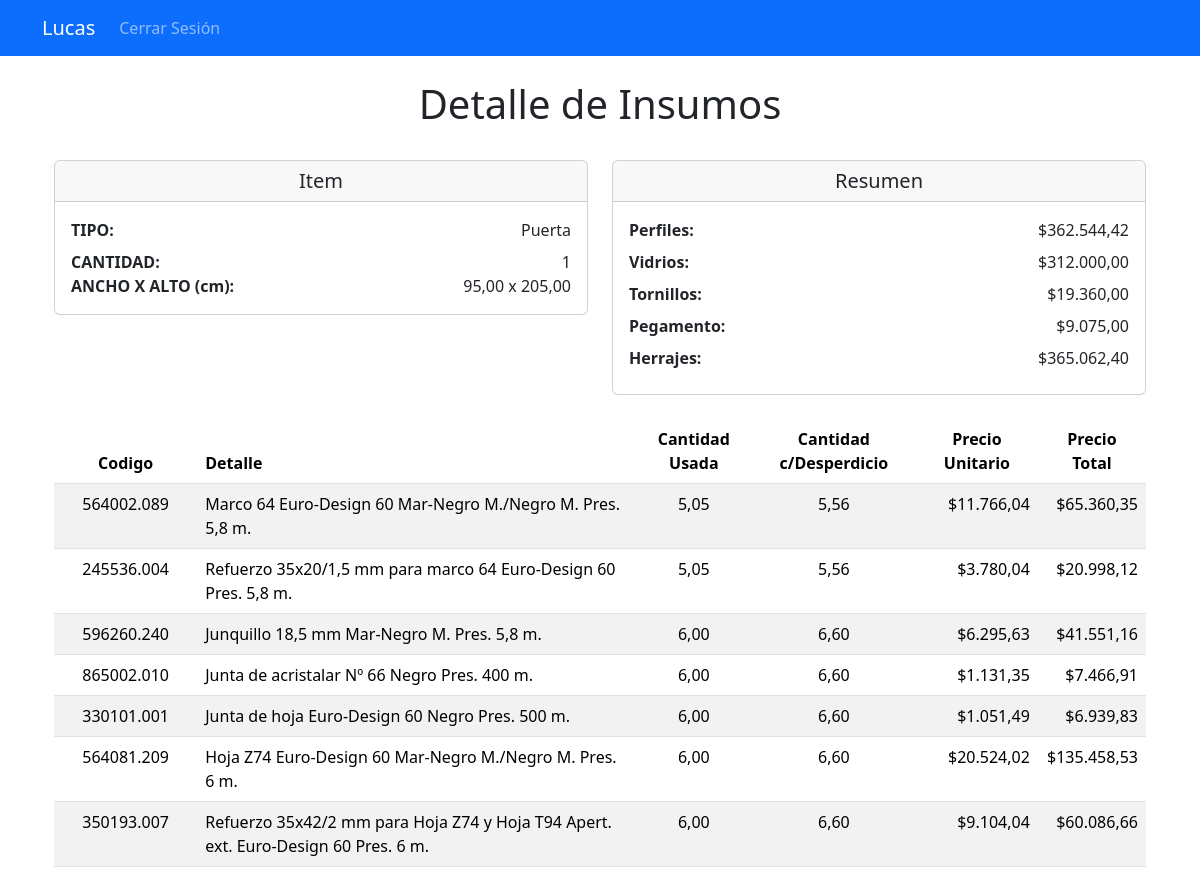
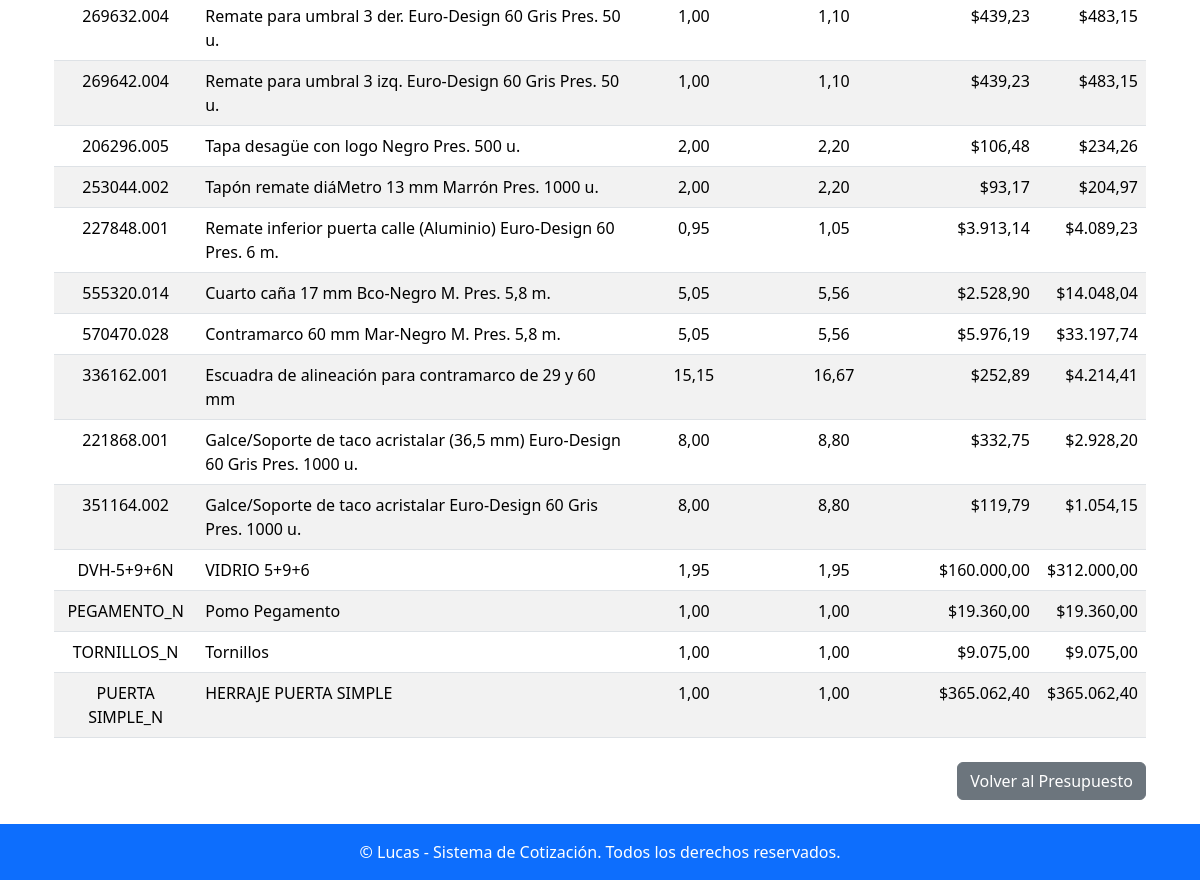
Page /item/58/detalle_insumos/ (signed in) on the committed database (2 pictures, top to bottom).
### apps/presupuestos/models.py (models this page shows, shortened)
class Item(models.Model):
    presupuesto = models.ForeignKey(Presupuesto, related_name='items', on_delete=models.CASCADE)  # Relación con el presupuesto
    cantidad = models.PositiveIntegerField()  # Cantidad del ítem
    ancho = models.DecimalField(max_digits=10, decimal_places=2, null=True, blank=True)  # Ancho en unidades
    alto = models.DecimalField(max_digits=10, decimal_places=2, null=True, blank=True)  # Alto en unidades
    ancho_hoja = models.DecimalField(max_digits=10, decimal_places=2, null=True, blank=True)  # Ancho de hoja en unidades
    alto_lama = models.DecimalField(max_digits=10, decimal_places=2, null=True, blank=True)
    tipo = models.ForeignKey(Tipo, on_delete=models.CASCADE)  # Tipo de ítem (ventana, puerta, etc.)
    color = models.ForeignKey(Color, on_delete=models.CASCADE)  # Color del ítem
    revestimiento = models.ForeignKey(Revestimiento, on_delete=models.CASCADE)  # Tipo de revestimiento
    desperdicio = models.DecimalField(max_digits=5, decimal_places=2, default=0.0)  # Porcentaje de desperdicio

class Tipo(models.Model):
    numero = models.IntegerField(unique=True)  # Número identificador del tipo
    detalle = models.CharField(max_length=100)  # Descripción del tipo

class TipoInsumo(models.Model):
    nombre = models.CharField(max_length=50, unique=True)  # Nombre del tipo de insumo (por ejemplo, 'Material', 'Herramienta')

class Insumo(models.Model):
    codigo = models.CharField(max_length=50)  # Código único del insumo
    descripcion = models.TextField()  # Descripción del insumo
    precio = models.DecimalField(max_digits=10, decimal_places=2)  # Precio por unidad
    unidad_medida = models.CharField(max_length=50)  # Unidad de medida (por ejemplo, METRO)
    color = models.ForeignKey(Color, null=True, blank=True, on_delete=models.SET_NULL)  # Color asociado, si aplica
    formula = models.TextField()  # Fórmula para calcular la cantidad del insumo
    tipo_insumo = models.ForeignKey(TipoInsumo, on_delete=models.CASCADE, null=True, blank=True)  # Relación con TipoInsumo

### apps/presupuestos/views.py (the view)
# urls.py: path('item/<int:item_id>/detalle_insumos/', presupuestos_views.detalle_insumos, name='detalle_insumos'),
@login_required
def detalle_insumos(request, item_id):
    item = get_object_or_404(Item, id=item_id)
    detalles = (
        DetalleInsumo.objects.filter(item=item)
        .values(
            'insumo__codigo',  # Código del insumo
            'insumo__descripcion',  # Descripción del insumo
            'cantidad_usada',  # Cantidad usada
            'precio_unitario',  # Precio unitario
        )
        .annotate(
            cantidad_desperdicio=Case(
                When(insumo__tipo_insumo__id=1, then=ExpressionWrapper(
                    F('cantidad_usada') * ((F('item__desperdicio') / 100.0) + 1.0),
                    output_field=DecimalField(max_digits=10, decimal_places=2)
                )),
                default=F('cantidad_usada'),
                output_field=DecimalField(max_digits=10, decimal_places=2)
            ),
            precio_total = ExpressionWrapper(
                F('cantidad_desperdicio') * F('precio_unitario'),
                output_field=DecimalField(max_digits=10, decimal_places=2)
            )
        )
        .order_by('id')  # Orden por ID del detalle
    )
    resumen_tipo_insumo = (
        DetalleInsumo.objects.filter(item=item)
        .values('insumo__tipo_insumo__nombre')
        .annotate(total_valor=Sum('precio_total'))
        .order_by('insumo__tipo_insumo__id')
    )
    return render(request, 'detalle_insumos.html', {
        'item': item,
        'detalles': detalles,  # Incluye los detalles con cantidad_desperdicio y precio_total
        'resumen_tipo_insumo': resumen_tipo_insumo,
    })

### apps/presupuestos/templates/detalle_insumos.html (shortened to what this page needs)
{% extends 'base.html' %}
{% load humanize %}
{% block content %}
<div class="container mt-4">
    <h1 class="text-center">Detalle de Insumos</h1>
    <br>
    <div class="row">
        <div class="col-md-6">
            <div class="card">
                <div class="card-header">
                    <h5 class="text-center mb-0">Item</h5>
                </div>
                <div class="card-body">
                    <div class="row mb-2">
                        <div class="col-6 text-start fw-bold">TIPO:</div>
                        <div class="col-6 text-end">{{ item.tipo.detalle }}</div>
                    </div>
                    <div class="row">
                        <div class="col-6 text-start fw-bold">CANTIDAD:</div>
                        <div class="col-6 text-end">{{ item.cantidad }}</div>
                    </div>
                    <div class="row">
                        <div class="col-6 text-start fw-bold">ANCHO X ALTO (cm):</div>
                        <div class="col-6 text-end">{{ item.ancho }} x {{ item.alto }}</div>
                    </div>
                </div>
            </div>
        </div>
        <div class="col-md-6">
            <div class="card">
                <div class="card-header">
                    <h5 class="text-center mb-0">Resumen</h5>
                </div>
                <div class="card-body">
                    {% for resumen in resumen_tipo_insumo %}
                        <div class="row mb-2">
                            <div class="col-6 text-start fw-bold">
                                {{ resumen.insumo__tipo_insumo__nombre|default:"Sin Tipo" }}:
                            </div>
                            <div class="col-6 text-end">
                                ${{ resumen.total_valor|floatformat:2|intcomma }}
                            </div>
                        </div>
                    {% endfor %}
                </div>
            </div>
        </div>
    </div>
    <br>
    {% if detalles %}
        <table class="table table-striped">
            <thead class="thead-dark">
                <tr>
                    <th class="text-center" scope="col">Codigo</th>
                    <th class="text-align-left" scope="col">Detalle</th>
                    <th class="text-center" scope="col">Cantidad Usada</th>
                    <th class="text-center" scope="col">Cantidad c/Desperdicio</th>
                    <th class="text-center" scope="col">Precio Unitario</th>
                    <th class="text-center" scope="col">Precio Total</th>
                </tr>
            </thead>
            <tbody>
                {% for detalle in detalles %}
                <tr>
                    <td class="text-center">{{ detalle.insumo__codigo }}</td>
                    <td class="text-align-left">{{ detalle.insumo__descripcion }}</td>
                    <td class="text-center">{{ detalle.cantidad_usada }}</td>
                    <td class="text-center">{{ detalle.cantidad_desperdicio|floatformat:2 }}</td>
                    <td class="text-end">${{ detalle.precio_unitario|intcomma }}</td>
                    <td class="text-end">${{ detalle.precio_total|floatformat:2 }}</td>
                </tr>
                {% endfor %}
            </tbody>
        </table>
    {% else %}
        <p>No hay insumos asociados a este ítem.</p>
    {% endif %}
    <div class="mt-4 d-flex justify-content-end">
        <a href="{% url 'detalle_presupuesto' item.presupuesto.numero %}" class="btn btn-secondary">Volver al Presupuesto</a>
    </div>
</div>
{% endblock %}

### rows in the picture
Item: tipo.detalle "Puerta", cantidad "1", ancho "95,00", alto "205,00"
TipoInsumo: insumo__tipo_insumo__nombre "Perfiles", total_valor "362.544,42"
TipoInsumo: insumo__tipo_insumo__nombre "Vidrios", total_valor "312.000,00"
TipoInsumo: insumo__tipo_insumo__nombre "Pegamento", total_valor "9.075,00"
TipoInsumo: insumo__tipo_insumo__nombre "Herrajes", total_valor "365.062,40"
Insumo: insumo__codigo "564002.089", insumo__descripcion "Marco 64 Euro-Design 60 Mar-Negro M./Negro M. Pres. 5,8 m.", cantidad_usada "5,05", cantidad_desperdicio "5,56", precio_unitario "11.766,04", precio_total "65.360,35"
Insumo: insumo__codigo "596260.240", insumo__descripcion "Junquillo 18,5 mm Mar-Negro M. Pres. 5,8 m.", cantidad_usada "6,00", cantidad_desperdicio "6,60", precio_unitario "6.295,63", precio_total "41.551,16"
Insumo: insumo__codigo "564081.209", insumo__descripcion "Hoja Z74 Euro-Design 60 Mar-Negro M./Negro M. Pres. 6 m.", cantidad_usada "6,00", cantidad_desperdicio "6,60", precio_unitario "20.524,02", precio_total "135.458,53"
Insumo: insumo__codigo "206296.005", insumo__descripcion "Tapa desagüe con logo Negro Pres. 500 u.", cantidad_usada "2,00", cantidad_desperdicio "2,20", precio_unitario "106,48", precio_total "234,26"
Insumo: insumo__codigo "555320.014", insumo__descripcion "Cuarto caña 17 mm Bco-Negro M. Pres. 5,8 m.", cantidad_usada "5,05", cantidad_desperdicio "5,56", precio_unitario "2.528,90", precio_total "14.048,04"
Insumo: insumo__codigo "570470.028", insumo__descripcion "Contramarco 60 mm Mar-Negro M. Pres. 5,8 m.", cantidad_usada "5,05", cantidad_desperdicio "5,56", precio_unitario "5.976,19", precio_total "33.197,74"
Insumo: insumo__codigo "DVH-5+9+6N", insumo__descripcion "VIDRIO 5+9+6", cantidad_usada "1,95", cantidad_desperdicio "1,95", precio_unitario "160.000,00", precio_total "312.000,00"
Insumo: insumo__codigo "PEGAMENTO_N", insumo__descripcion "Pomo Pegamento", cantidad_usada "1,00", cantidad_desperdicio "1,00", precio_unitario "19.360,00", precio_total "19.360,00"
Insumo: insumo__codigo "TORNILLOS_N", insumo__descripcion "Tornillos", cantidad_usada "1,00", cantidad_desperdicio "1,00", precio_unitario "9.075,00", precio_total "9.075,00"
Insumo: insumo__codigo "PUERTA SIMPLE_N", insumo__descripcion "HERRAJE PUERTA SIMPLE", cantidad_usada "1,00", cantidad_desperdicio "1,00", precio_unitario "365.062,40", precio_total "365.062,40"

### other values in the picture
{{ resumen.insumo__tipo_insumo__nombre|default:"Sin Tipo" }} "Tornillos"
{{ resumen.total_valor|floatformat:2|intcomma }} "19.360,00"
{{ detalle.insumo__codigo }} "245536.004" "865002.010" "330101.001" "350193.007" "269632.004" "269642.004" "253044.002" "227848.001" "336162.001" "221868.001" "351164.002"
{{ detalle.insumo__descripcion }} "Refuerzo 35x20/1,5 mm para marco 64 Euro-Design 60 Pres. 5,8 m." "Junta de acristalar Nº 66 Negro Pres. 400 m." "Junta de hoja Euro-Design 60 Negro Pres. 500 m." "Refuerzo 35x42/2 mm para Hoja Z74 y Hoja T94 Apert. ext. Euro-Design 60 Pres. 6 m." "Remate para umbral 3 der. Euro-Design 60 Gris Pres. 50 u." "Remate para umbral 3 izq. Euro-Design 60 Gris Pres. 50 u." "Tapón remate diáMetro 13 mm Marrón Pres. 1000 u." "Remate inferior puerta calle (Aluminio) Euro-Design 60 Pres. 6 m." "Escuadra de alineación para contramarco de 29 y 60 mm" "Galce/Soporte de taco acristalar (36,5 mm) Euro-Design 60 Gris Pres. 1000 u." "Galce/Soporte de taco acristalar Euro-Design 60 Gris Pres. 1000 u."
{{ detalle.cantidad_usada }} "5,05" "6,00" "6,00" "6,00" "1,00" "1,00" "2,00" "0,95" "15,15" "8,00" "8,00"
{{ detalle.cantidad_desperdicio|floatformat:2 }} "5,56" "6,60" "6,60" "6,60" "1,10" "1,10" "2,20" "1,05" "16,67" "8,80" "8,80"
{{ detalle.precio_unitario|intcomma }} "3.780,04" "1.131,35" "1.051,49" "9.104,04" "439,23" "439,23" "93,17" "3.913,14" "252,89" "332,75" "119,79"
{{ detalle.precio_total|floatformat:2 }} "20.998,12" "7.466,91" "6.939,83" "60.086,66" "483,15" "483,15" "204,97" "4.089,23" "4.214,41" "2.928,20" "1.054,15"
